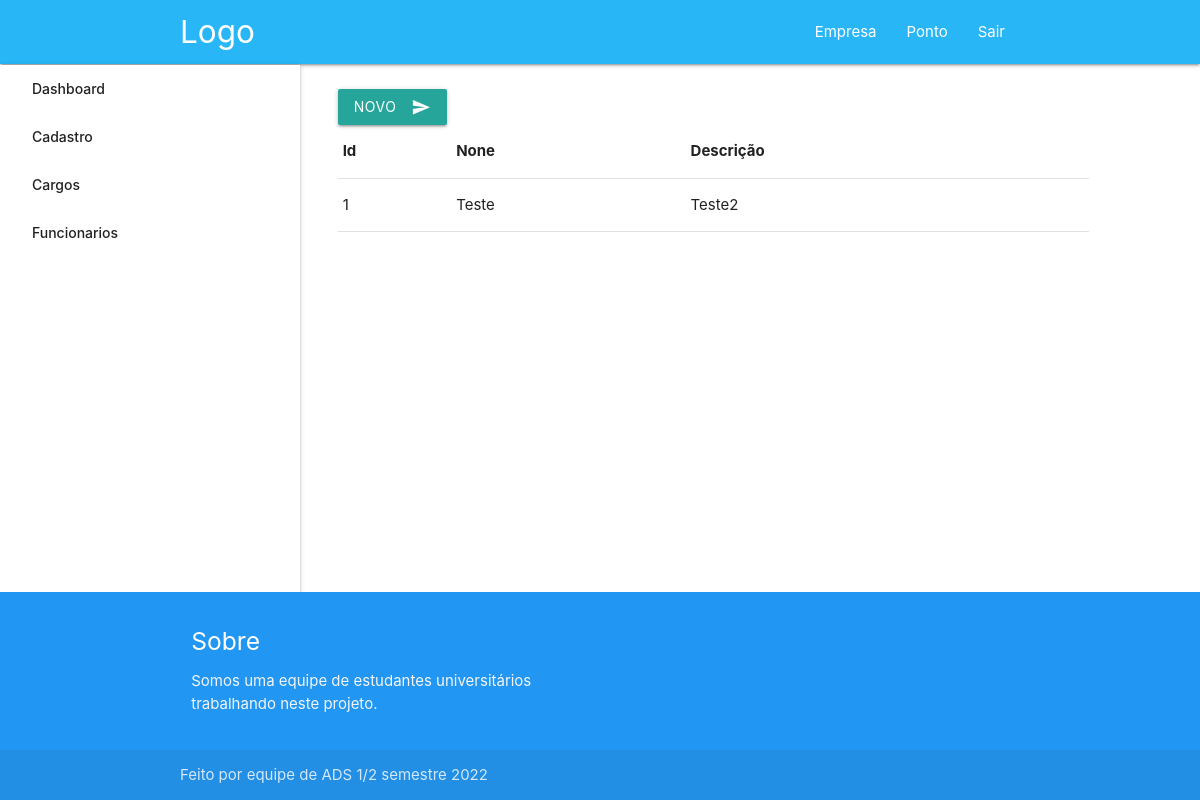
The app's page /cargos (signed in), older data.
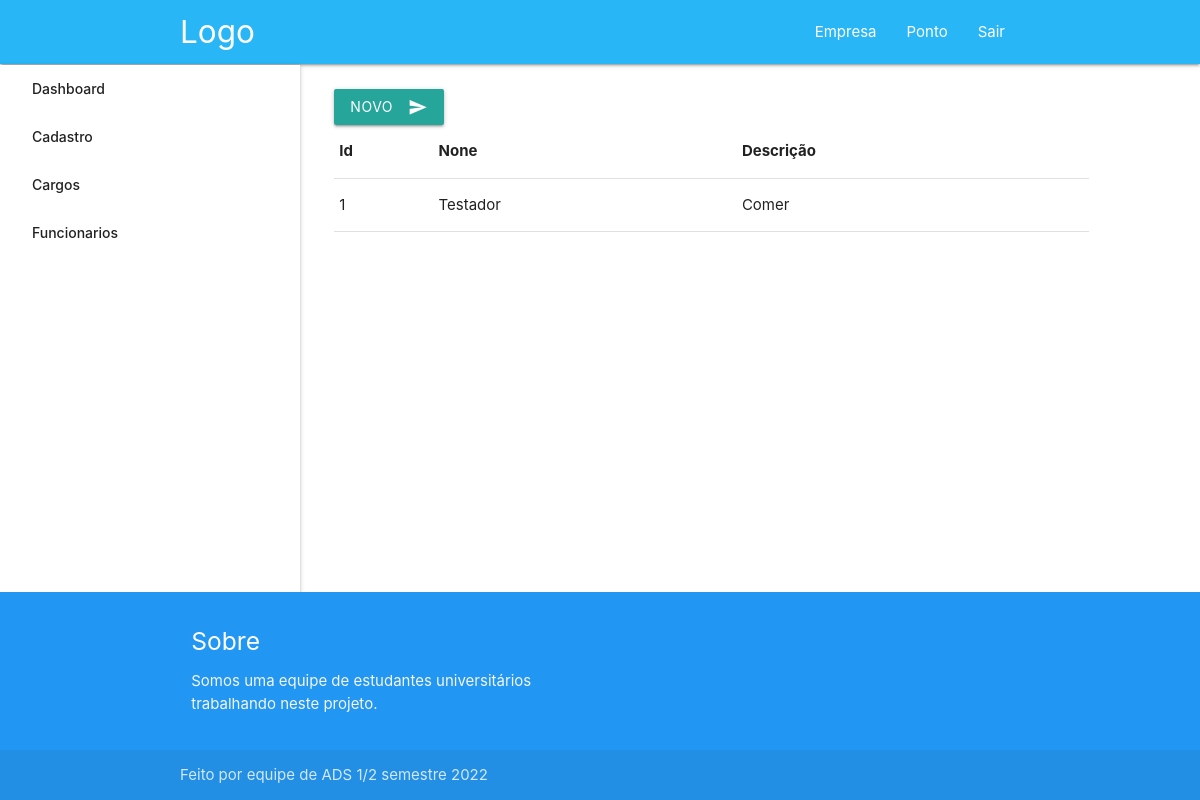
The same page, newer data.
### app/models/cargo.py (models this page shows, shortened)
class Cargo(db.Model):
    id_cargo = db.Column(db.Integer, primary_key=True, autoincrement=True)
    titulo = db.Column(db.String(40), nullable=False)
    descricao = db.Column(db.Text, nullable=False)
    id_empresa = db.Column(db.Integer, db.ForeignKey('empresa.id_empresa'), nullable=False)
    hora_entrada = db.Column(db.Time)
    hora_almoco = db.Column(db.Time)
    hora_saida = db.Column(db.Time)
    data_criacao = db.Column(db.DateTime, default=datetime.datetime.now())
    empresas = db.relationship('Empresa', back_populates='cargos')

### app/routes.py (the view)
@app.route('/cargos', methods=['GET'])
@helper.token_required
def detalhe_cargo(current_user):
    logado = helper.token_validate(request)
    users = cargo.cargo_by_id_empresa(current_user.id_empresa)
    return render_template('detalhe_cargo.html', users=users, logado=logado)

### app/views/cargo.py (called while the page is built)
def cargo_by_id_empresa(id_empresa):
    try:
        return Cargo.query.filter(Cargo.id_empresa == id_empresa)
    except:
        return None

### app/views/empresa.py (called while the page is built)
def empresa_by_cnpj(cnpj):
    try:
        return Empresa.query.filter(Empresa.cnpj == cnpj).one()
    except:
        return None

### app/views/helper.py (called while the page is built)
def token_required(f):
    @wraps(f)
    def decorated(*args, **kwargs):
        token = request.cookies.get('token')
        if not token:
            return redirect("/login")
        try:
            data = jwt.decode(token, app.config['SECRET_KEY'], algorithms=['HS256'])
            current_user = empresa_by_cnpj(cnpj=data['username'])
            if not current_user:
                return redirect("/login")
        except:
            return redirect("/login")
        return f(current_user, *args, **kwargs)
    return decorated

def token_validate(request):
    token = request.cookies.get('token')
    try:
        data = jwt.decode(token, app.config['SECRET_KEY'], algorithms=['HS256'])
        current_user = empresa_by_cnpj(cnpj=data['username'])
        if current_user:
            return True
    except:
        return None
    return None

### app/templates/detalhe_cargo.html
{% extends "detalhe_layout.html" %}
{% block empresa %}
<div style="display: inline-flex;flex-direction: column;align-items: start;width: 100%;margin-left: 25%">
   <a href="/cargo"><button class="btn waves-effect waves-light"> Novo <i class="material-icons right">send</i> </button></a>
  <table id="data" class="highlight">
    <thead>
      <tr>
        <th>Id</th>
        <th>None</th>
        <th>Descrição</th>
      </tr>
    </thead>
    <tbody>
      {% for user in users %}
        <tr>
          <td>{{ user.id_cargo }}</td>
          <td>{{ user.titulo }}</td>
          <td>{{ user.descricao }}</td>
        </tr>
      {% endfor %}
    </tbody>
  </table>
  </div>
{% endblock %}

### app/templates/detalhe_layout.html
{% extends "layout.html" %}
{% block conteudo %}
<table>
    <tr style="border: 0">
        <td style="border: 0">
            <ul id="slide-out" class="sidenav sidenav-fixed">
                <li><a href="/empresa">Dashboard</a></li>
                <li><a href="/cadastro">Cadastro</a></li>
                <li><a href="/cargos">Cargos</a></li>
                <li><a href="/funcionarios">Funcionarios</a></li>
            </ul>
        </td>
        <td  style="display: inline-flex;flex-direction: column;align-items: center; padding: 25px;width: 100%; border: 0">
            {% block empresa %}{% endblock %}
        </td>
    </tr>
</table>
{% endblock %}

### app/templates/layout.html (shortened to what this page needs)
<!DOCTYPE html>
<html>
    <head>
        <link href="../static/css/materialize.css" type="text/css" rel="stylesheet" media="screen,projection"/>
        <link href="../static/css/style.css" type="text/css" rel="stylesheet" media="screen,projection"/>
    </head>
    <body class="d-flex flex-column h-100">
        <header>
            <nav class="light-blue lighten-1" role="navigation" style="z-index: 1;">
                <div class="nav-wrapper container"><a id="logo-container" href="./" class="brand-logo">Logo</a>
                    <ul class="right hide-on-med-and-down">
                        {% if logado %}
                        <li><a href="/empresa">Empresa</a></li>
                        <li><a href="/ponto">Ponto</a></li>
                        <li><a href="/logout">Sair</a></li>
                        {% else %}
                         <li><a href="/login">Entrar</a></li>
                        {% endif %}
                    </ul>
                </div>
            </nav>
        </header>
        <main class="flex-shrink-0">
            <div class="container">
                <div class="center-align" id="content">
                    {% block conteudo %}{% endblock %}
                </div>
            </div>
        </main>
        <footer class="page-footer blue" style="bottom: 0; z-index: 2;">
            <div class="container">
                <div class="row">
                    <div class="col l6 s12">
                        <h5 class="white-text">Sobre</h5>
                        <p class="grey-text text-lighten-4">Somos uma equipe de estudantes universitários trabalhando neste projeto.</p>
                    </div>
                </div>
            </div>
            <div class="footer-copyright">
                <div class="container">
                    Feito por equipe de ADS 1/2 semestre 2022
                </div>
            </div>
        </footer>
    </body>
</html>

### app/static/css/style.css (style rules this page uses)
body { display: flex; min-height: 100vh; flex-direction: column; }
main { flex: 1 0 auto; }
.sidenav.sidenav-fixed { left: 0; -webkit-transform: translateX(0); transform: translateX(0); position: absolute; top: 65px; z-index: 0; height: calc(90%); }

Row changes from the older to the newer data that the page shows:
changed Cargo id 1: titulo "Teste" → "Testador"; descricao "Teste2" → "Comer"
